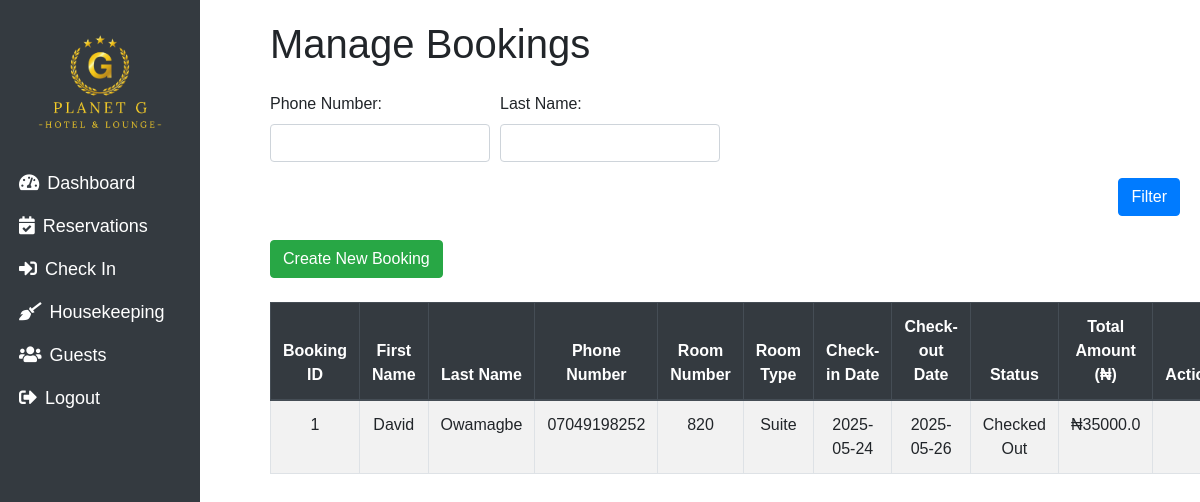
Before: /bookings with the older database file.
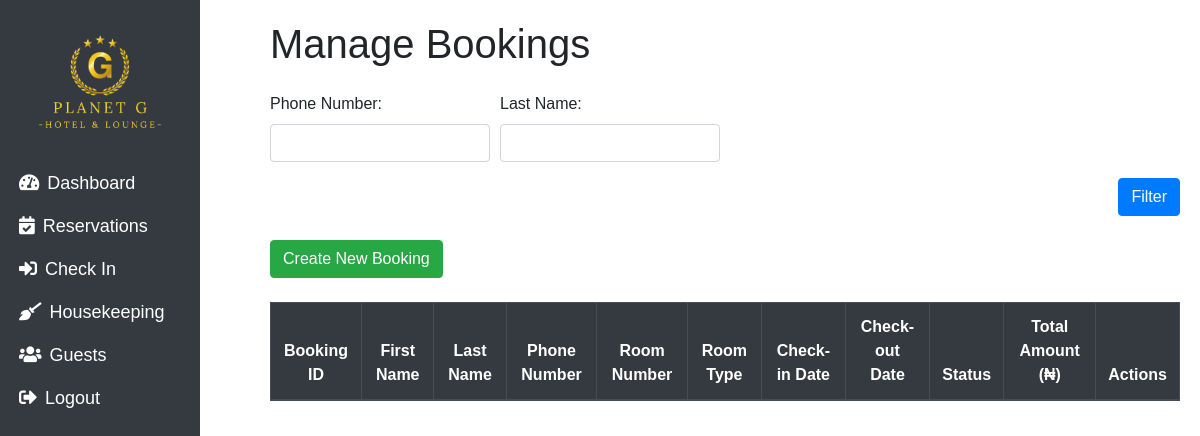
After: the same page with the newer database file.
### main.py (models this page shows, shortened)
class Booking(db.Model):
    id = db.Column(db.Integer, primary_key=True)
    first_name = db.Column(db.String(100), nullable=False)
    last_name = db.Column(db.String(100), nullable=False)
    phone_number = db.Column(db.String(20), nullable=False)
    email = db.Column(db.String(120), nullable=False)
    address = db.Column(db.String(200), nullable=False)
    id_type = db.Column(db.String(50), nullable=True)
    id_number = db.Column(db.String(50), nullable=True)
    check_in_date = db.Column(db.Date, nullable=False)
    check_out_date = db.Column(db.Date, nullable=False)
    children_number = db.Column(db.Integer, nullable=False)
    adults_number = db.Column(db.Integer, nullable=False)
    status = db.Column(db.String(20), nullable=False, default='Pending')
    room_id = db.Column(db.Integer, db.ForeignKey('room.id'), nullable=False)
    guest_id = db.Column(db.Integer, db.ForeignKey('guest.id'), nullable=False)  # ForeignKey for Guest
    total_amount = db.Column(db.Float, nullable=False)

class Room(db.Model):
    id = db.Column(db.Integer, primary_key=True)
    room_number = db.Column(db.String(50), unique=True, nullable=False)
    room_type = db.Column(db.String(50), nullable=False)
    status = db.Column(db.String(50), nullable=False)
    price = db.Column(db.Numeric(10, 2), nullable=False)  # Numeric type for price
    bookings = db.relationship('Booking', backref='room', lazy=True)
    reservations = db.relationship('Reservation', backref='room', lazy=True)

### main.py (the view)
@app.route('/bookings', methods=['GET'])
def manage_bookings():
    phone_number = request.args.get('phone_number','')
    last_name = request.args.get('last_name','')
    bookings = Booking.query
    if phone_number:
        bookings = bookings.filter(Booking.phone_number.like(f'%{phone_number}%'))
    if last_name:
        bookings = bookings.filter(Booking.last_name.like(f'%{last_name}%'))
    bookings = bookings.order_by(Booking.id.desc()).all()
    return render_template('manage_bookings.html', bookings=bookings,phone_number=phone_number,last_name=last_name)

### templates/manage_bookings.html (shortened to what this page needs)
<!DOCTYPE html>
<html lang="en">
<head>
    <link rel="stylesheet" href="https://stackpath.bootstrapcdn.com/bootstrap/4.5.2/css/bootstrap.min.css">
    <link rel="stylesheet" href="/static/css/dashboard.css" />
    <link href="https://cdnjs.cloudflare.com/ajax/libs/font-awesome/5.15.4/css/all.min.css" rel="stylesheet">
</head>
<body>
<div class="col-md-2 col-sm-4 bg-dark text-white vh-100 p-1 sidebar">
    <div class="text-center">
        <img src="/static/assets/images/planetgelimgbulogo.png" alt="Hotel Logo" class="img-fluid mb-2" style="width: 150px;">
    </div>
    <nav class="nav flex-column">
        <a class="nav-link text-white py-2" href="/dashboard">
            <i class="fas fa-tachometer-alt mr-2"></i>Dashboard
        </a>
        <a class="nav-link text-white py-2" href="/reservations">
            <i class="fas fa-calendar-check mr-2"></i>Reservations
        </a>
        <a class="nav-link text-white py-2" href="/bookings">
            <i class="fas fa-sign-in-alt mr-2"></i>Check In
        </a>
        <a class="nav-link text-white py-2" href="/housekeeping">
            <i class="fas fa-broom mr-2"></i>Housekeeping
        </a>
        <a class="nav-link text-white py-2" href="/guests">
            <i class="fas fa-users mr-2"></i>Guests
        </a>
        <a class="nav-link text-white py-2" href="/logout">
            <i class="fas fa-sign-out-alt mr-2"></i>Logout
        </a>
    </nav>
</div>
    <div class="content">
        <h1 class="mb-4">Manage Bookings</h1>
        <form method="GET" action="{{ url_for('manage_bookings') }}" class="mb-4">
            <div class="form-row">
                 <div class="form-group col-md-3">
                    <label for="phone_number">Phone Number:</label>
                    <input type="text" name="phone_number" id="phone_number" class="form-control" value="{{ phone_number }}">
                </div>
                <div class="form-group col-md-3">
                    <label for="last_name">Last Name:</label>
                    <input type="text" name="last_name" id="last_name" class="form-control" value="{{ last_name }}">
                </div>
            </div>
            <div class="form-group d-flex justify-content-end">
                <button type="submit" class="btn btn-primary">Filter</button>
            </div>
        </form>
        <a href="{{ url_for('add_booking') }}" class="btn btn-success mb-4">Create New Booking</a>
        <table class="table table-striped table-bordered">
            <thead class="thead-dark">
                <tr>
                    <th>Booking ID</th>
                    <th>First Name</th>
                    <th>Last Name</th>
                    <th>Phone Number</th>
                    <th>Room Number</th>
                    <th>Room Type</th>
                    <th>Check-in Date</th>
                    <th>Check-out Date</th>
                    <th>Status</th>
                    <th>Total Amount (₦)</th>
                    <th>Actions</th>
                </tr>
            </thead>
            <tbody>
                {% for booking in bookings %}
                <tr>
                    <td>{{ booking.id }}</td>
                    <td>{{ booking.first_name }}</td>
                    <td>{{ booking.last_name }}</td>
                    <td>{{ booking.phone_number }}</td>
                    <td>{{ booking.room.room_number }}</td>
                    <td>{{ booking.room.room_type }}</td>
                    <td>{{ booking.check_in_date }}</td>
                    <td>{{ booking.check_out_date }}</td>
                    <td>{{ booking.status }}</td>
                    <td>₦{{ booking.total_amount }}</td>
                    <td>
                    </td>
                </tr>
                {% endfor %}
            </tbody>
        </table>
    </div>
</body>
</html>

Changed rows visible on the page:
removed Booking: id "1", first_name "David", last_name "Owamagbe", phone_number "07049198252", room.room_number "820", room.room_type "Suite", check_in_date "2025-05-24", check_out_date "2025-05-26", status "Checked Out", total_amount "35000.0"
